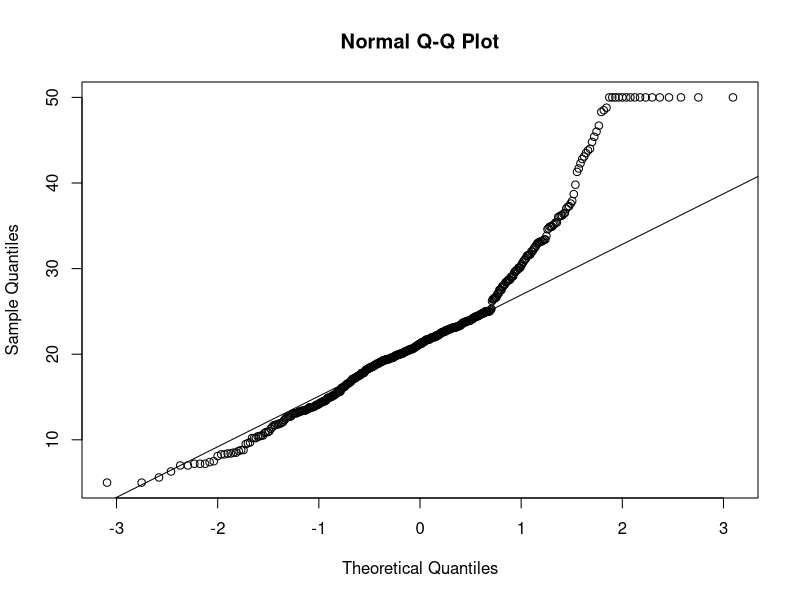
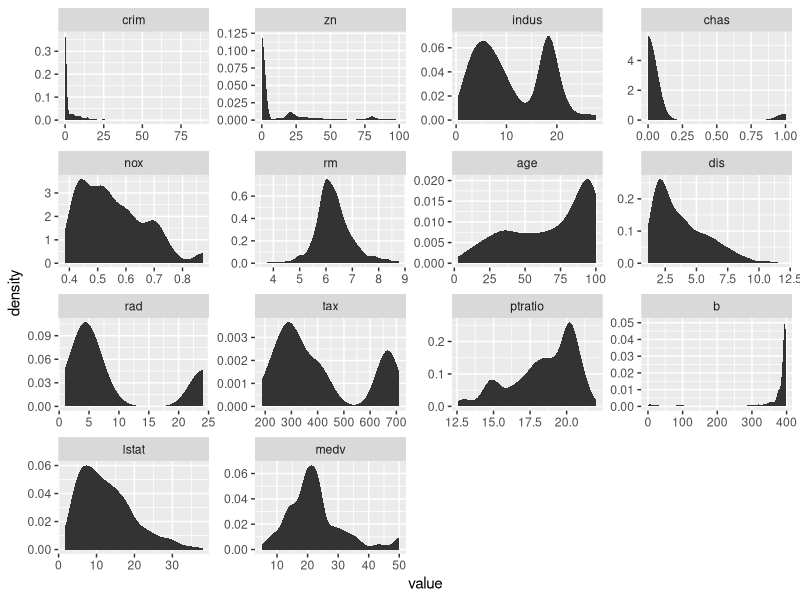
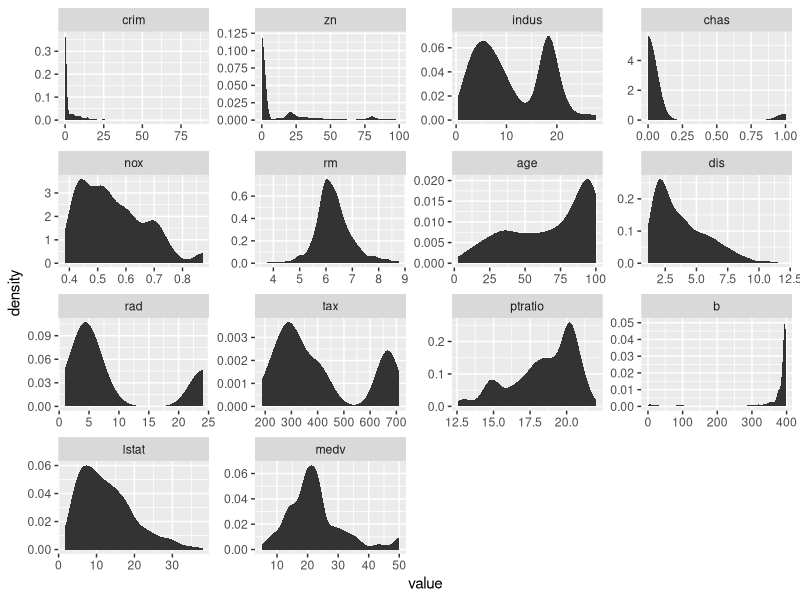
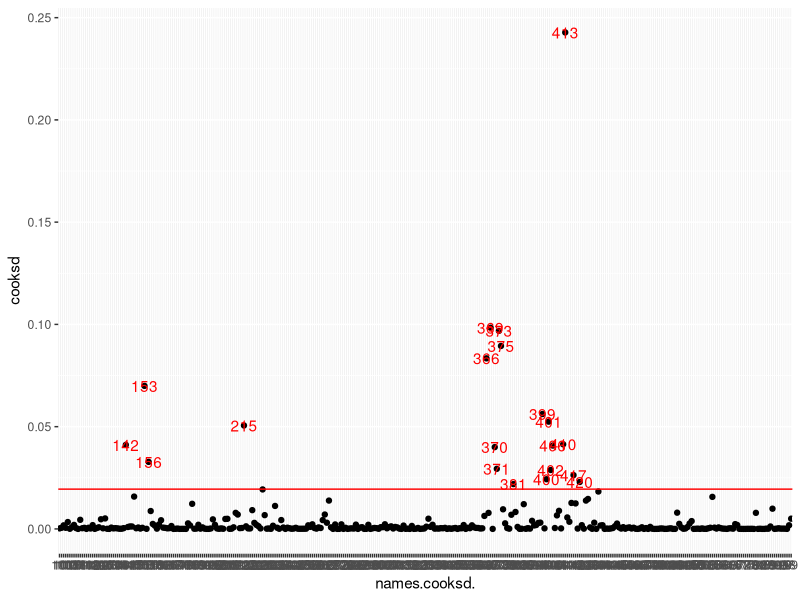
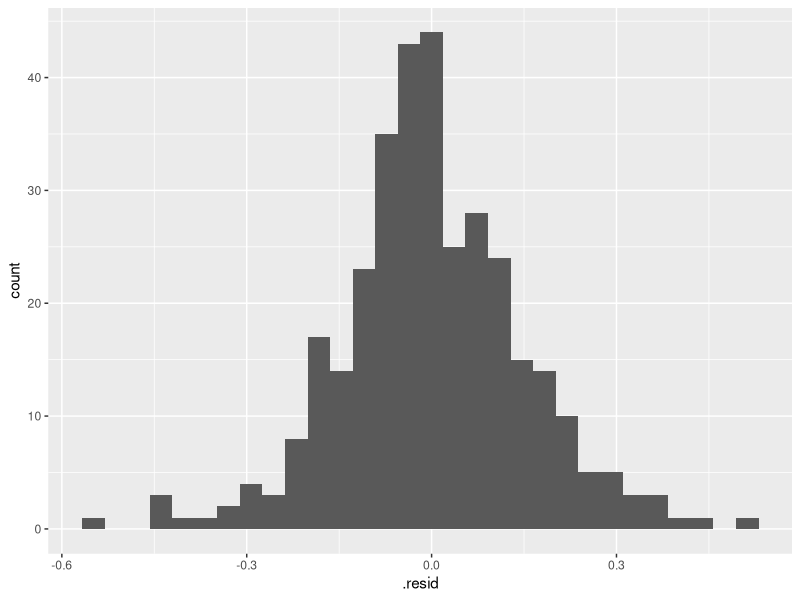
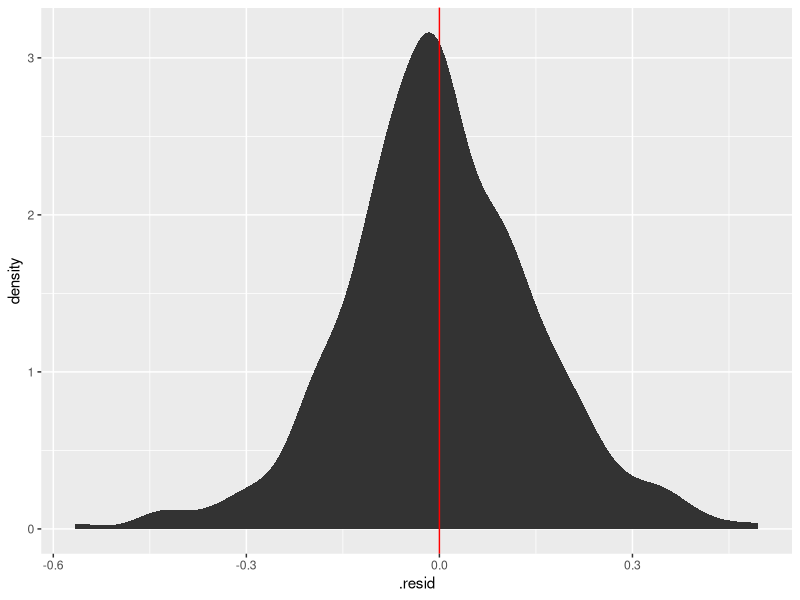
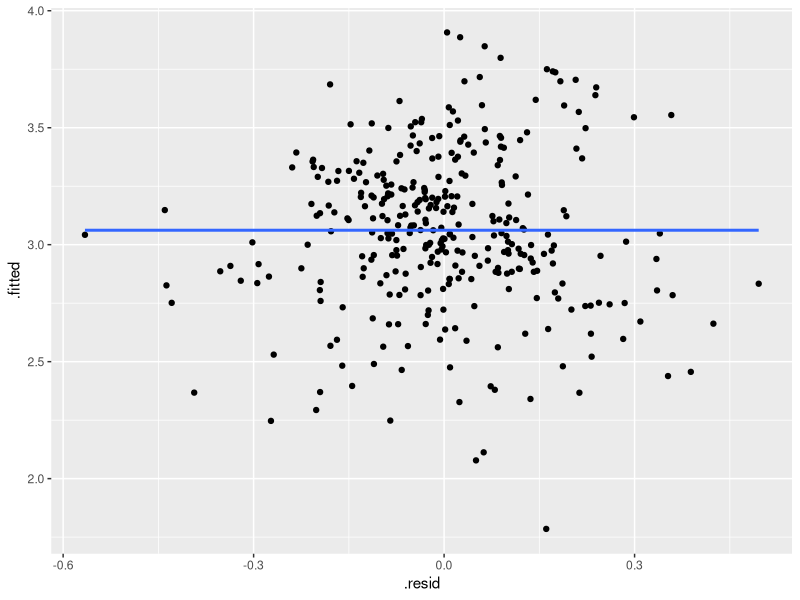

The R source for these figures, in order:
require(ggplot2)
require(mlbench)
require(reshape2)
require(e1071)
data(BostonHousing)
dim(BostonHousing)
View(BostonHousing)

#Missing Value checks
comp <- complete.cases(BostonHousing)
summary(BostonHousing) #Hint of outliers in crim and zn variables
str(BostonHousing)
BostonHousing$chas <- as.numeric(BostonHousing$chas) - 1
cor(BostonHousing) #features are not highly correlated

#Check Q-Q Plot
qqnorm(BostonHousing$medv)
qqline(BostonHousing$medv)
#Split the data into train and test
#70:30 Ratio for splitting
trainIndex <- sample(1:506,size = 0.7*506)
train <- BostonHousing[trainIndex,]
test <- BostonHousing[-trainIndex,]

bh <- BostonHousing #Ease for typing :p

mbh <- melt(bh)
ggplot(mbh,aes(x=value)) + stat_density() + facet_wrap(~variable,scales="free")
ggplot(data=mbh,aes(x=value)) + stat_density() + facet_wrap(~variable,scales="free")

#The variables crim,zn,chas,dis,b are highly skewed
#Let us calculate the skewness
skew <- sapply(bh,skewness)
print(skew)

#Generally speaking skew > 1 needs to be transformed
#crim,zn,chas,dis,b,medv need to be transformed but since chas is binary, we will not apply any transformation to it
#Let us apply simple transformations of log for right skew and squaring for left skew
model <- lm(log(medv)~log(crim)+(zn)+indus+chas+(nox)+rm+age+log(dis)+(rad)+(tax)+ptratio+b^2+(lstat),data=train)
summary(model)

# We find that log(crim),zn,indus,chas,age are not significant
# So we recreate the model without using these variables
model2 <- lm(log(medv)~chas+nox+rm+log(dis)+tax+ptratio+b^2+lstat,data=train)
summary(model2)
confint(model2,level = 0.95)

#R squared value is 0.7593. Which means that almost75% of variance in data is explained by regression
anova(model2)

#This tells us that log(dis) is insignificant jointly, so we drop that variable too
model3 <- lm(log(medv)~chas+nox+rm+tax+ptratio+b^2+lstat,data=train)
summary(model3)

#We find that nox and tax are insignifacnt
model4 <- lm(log(medv)~chas+rm+ptratio+b^2+lstat,data=train)
summary(model4)

#Let us look for any outliers that might be affecting the regression
#We shall use cooks distance for this
cooksd <- cooks.distance(model4)
cooksd.dataframe <- data.frame(names(cooksd),cooksd)
ggplot(cooksd.dataframe,aes(x=names.cooksd.,y=cooksd)) + geom_point() + geom_hline(yintercept=4*mean(cooksd),col="red") + geom_text(aes(label=ifelse(cooksd>4*mean(cooksd),names.cooksd.,"")),col="red")

#Those parameters having cooksd greater than 4*mean(cooksd) are outliers and need to be removed
influential <- cooksd>4*mean(cooksd)
train2 <- train[!influential,]

#Let us re-train the model using train2 as the training dataset
model4 <- lm(log(medv)~chas+rm+ptratio+b^2+lstat,data=train2)
summary(model4)

#The R squared values have increased to 0.84 . That means almost 84% of variance is explained by the regression model
future <- predict.lm(model4,newdata=test)
comparison <- data.frame(future,log(test$medv))
comparison$Error <- abs(comparison[,2] - comparison[,1])/comparison[,2]
TotalErr <- (sum(comparison$Error))
TotalErr
View(comparison)
#Check residuals
model.dataframe <- fortify(model4)
ggplot(model.dataframe,aes(x=.resid)) + geom_histogram()
summary(model.dataframe$.resid)
ggplot(model.dataframe,aes(x=.resid)) + stat_density() + geom_vline(aes(xintercept = mean(.resid)),col="red")
ggplot(model.dataframe,aes(x=.resid,y=.fitted)) + geom_point() + stat_smooth(se=FALSE,method="lm")

#The residuals are normally distributed

#Accuracy varies from 9.3% to 7%


